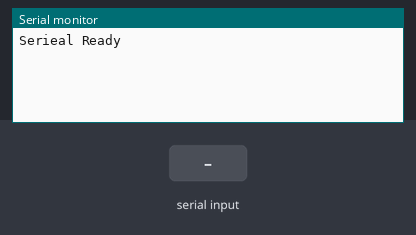
Recording of a sketch running on a simulated Arduino Leonardo, built with avr-gcc and run on an emulated ATmega32U4. Shown: the last lines printed to the serial monitor. Inputs (shaded band) come from the test bench.

Above: at 1.2 s.
1.3 s: "1" received over the second serial link
At 2.2 s:
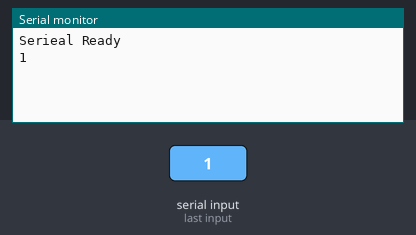
2.8 s: "0" received over the second serial link
At 3.3 s:
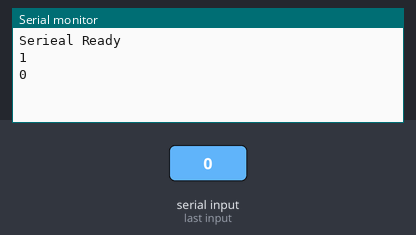

Measured:
- after the input at 1.3 s, the serial monitor: prints a new line at once (image 1)
- after the input at 2.8 s, the serial monitor: prints a new line at once (image 2)

The sketch:

BLE_UART.ino
```cpp
#include <SoftwareSerial.h>

String tmp="";

const int bleRx = 9, bleTx = 10;  // connect to BLE Module RT0(D0) , TX1(D1)
SoftwareSerial bleSerial(bleRx, bleTx); // RX, TX

void setup()
{
  // set the data rate for the SoftwareSerial port
  bleSerial.begin(9600);

  // start serial port at 9600 bps and wait for port to open:
  Serial.begin(9600);
  while (!Serial) {
    ; // wait for serial port to connect. Needed for Leonardo only
  }
  Serial.println("Serieal Ready");
}

void loop() {

  while (bleSerial.available() > 0)  {
    tmp += char(bleSerial.read());
    delay(2);
  }

  if(tmp.length() > 0) {
    Serial.println(tmp);
    tmp = "";
  }

  if (Serial.available()) {
    bleSerial.write(Serial.read());
  }
}
```
